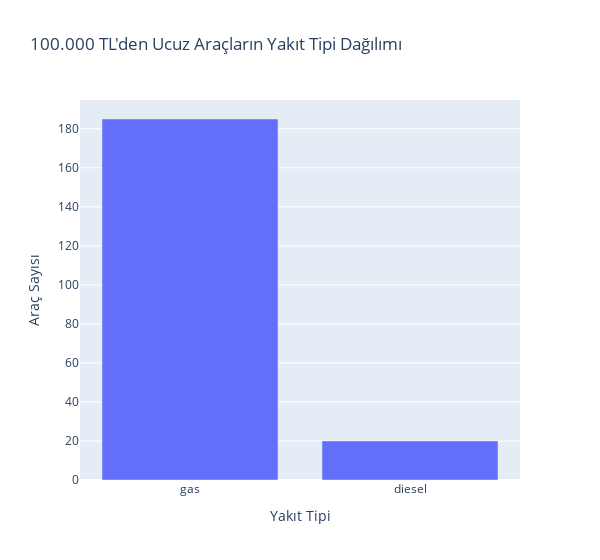
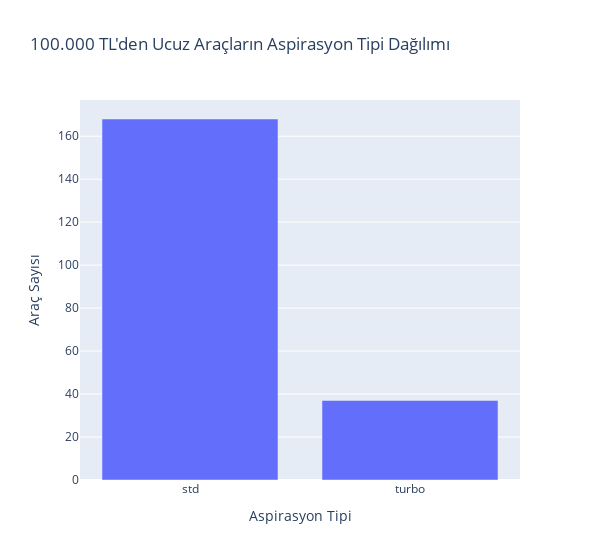
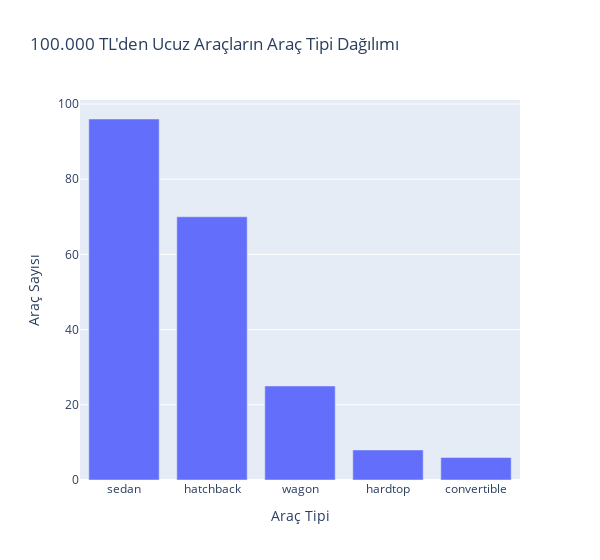
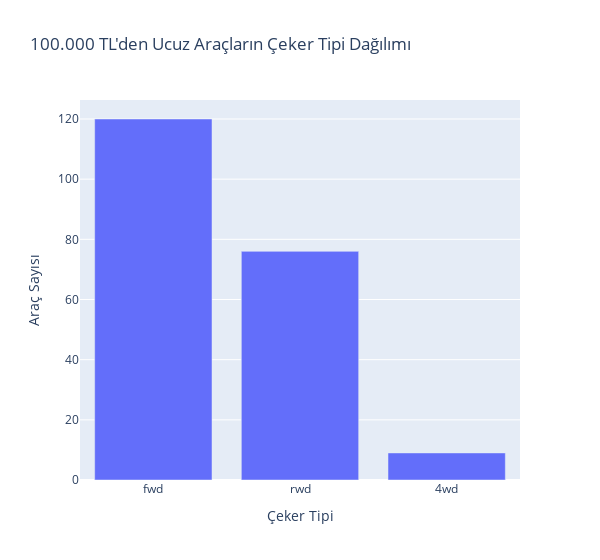

Notebook source saved alongside these figures, in order:
### Code cell
# En çok görülen ortak özellikleri bul (örneğin, fueltype, aspiration, carbody, vb.)
common_features = cheap_cars[['fueltype', 'aspiration', 'carbody', 'drivewheel']].mode().iloc[0]


fig = px.bar(
    cheap_cars,
    x=cheap_cars['fueltype'].value_counts().index,
    y=cheap_cars['fueltype'].value_counts().values,
    title='100.000 TL\'den Ucuz Araçların Yakıt Tipi Dağılımı',
    labels={'x': 'Yakıt Tipi', 'y': 'Araç Sayısı'},
    width = 600
)

fig.show()

fig = px.bar(
    cheap_cars,
    x=cheap_cars['aspiration'].value_counts().index,
    y=cheap_cars['aspiration'].value_counts().values,
    title='100.000 TL\'den Ucuz Araçların Aspirasyon Tipi Dağılımı',
    labels={'x': 'Aspirasyon Tipi', 'y': 'Araç Sayısı'},
    width = 600
)

fig.show()

fig = px.bar(
    cheap_cars,
    x=cheap_cars['carbody'].value_counts().index,
    y=cheap_cars['carbody'].value_counts().values,
    title='100.000 TL\'den Ucuz Araçların Araç Tipi Dağılımı',
    labels={'x': 'Araç Tipi', 'y': 'Araç Sayısı'},
    width = 600
)

fig.show()

fig = px.bar(
    cheap_cars,
    x=cheap_cars['drivewheel'].value_counts().index,
    y=cheap_cars['drivewheel'].value_counts().values,
    title='100.000 TL\'den Ucuz Araçların Çeker Tipi Dağılımı',
    labels={'x': 'Çeker Tipi', 'y': 'Araç Sayısı'},
    width = 600
)

fig.show()

### Figure 1 — Plotly figure (JSON) as saved in the notebook; plotly's stock layout.template omitted (floating-point values rounded to 4 significant figures)
{"data": [{"alignmentgroup": "True", "hovertemplate": "Yakıt Tipi=%{x}<br>Araç Sayısı=%{y}<extra></extra>", "legendgroup": "", "marker": {"color": "#636efa", "pattern": {"shape": ""}}, "name": "", "offsetgroup": "", "orientation": "v", "showlegend": false, "textposition": "auto", "type": "bar", "x": ["gas", "diesel"], "xaxis": "x", "y": [185, 20], "yaxis": "y"}], "layout": {"barmode": "relative", "legend": {"tracegroupgap": 0}, "title": {"text": "100.000 TL'den Ucuz Araçların Yakıt Tipi Dağılımı"}, "width": 600, "xaxis": {"anchor": "y", "domain": [0, 1], "title": {"text": "Yakıt Tipi"}}, "yaxis": {"anchor": "x", "domain": [0, 1], "title": {"text": "Araç Sayısı"}}}}

### Figure 2 — Plotly figure (JSON) as saved in the notebook; plotly's stock layout.template omitted (floating-point values rounded to 4 significant figures)
{"data": [{"alignmentgroup": "True", "hovertemplate": "Aspirasyon Tipi=%{x}<br>Araç Sayısı=%{y}<extra></extra>", "legendgroup": "", "marker": {"color": "#636efa", "pattern": {"shape": ""}}, "name": "", "offsetgroup": "", "orientation": "v", "showlegend": false, "textposition": "auto", "type": "bar", "x": ["std", "turbo"], "xaxis": "x", "y": [168, 37], "yaxis": "y"}], "layout": {"barmode": "relative", "legend": {"tracegroupgap": 0}, "title": {"text": "100.000 TL'den Ucuz Araçların Aspirasyon Tipi Dağılımı"}, "width": 600, "xaxis": {"anchor": "y", "domain": [0, 1], "title": {"text": "Aspirasyon Tipi"}}, "yaxis": {"anchor": "x", "domain": [0, 1], "title": {"text": "Araç Sayısı"}}}}

### Figure 3 — Plotly figure (JSON) as saved in the notebook; plotly's stock layout.template omitted (floating-point values rounded to 4 significant figures)
{"data": [{"alignmentgroup": "True", "hovertemplate": "Araç Tipi=%{x}<br>Araç Sayısı=%{y}<extra></extra>", "legendgroup": "", "marker": {"color": "#636efa", "pattern": {"shape": ""}}, "name": "", "offsetgroup": "", "orientation": "v", "showlegend": false, "textposition": "auto", "type": "bar", "x": ["sedan", "hatchback", "wagon", "hardtop", "convertible"], "xaxis": "x", "y": [96, 70, 25, 8, 6], "yaxis": "y"}], "layout": {"barmode": "relative", "legend": {"tracegroupgap": 0}, "title": {"text": "100.000 TL'den Ucuz Araçların Araç Tipi Dağılımı"}, "width": 600, "xaxis": {"anchor": "y", "domain": [0, 1], "title": {"text": "Araç Tipi"}}, "yaxis": {"anchor": "x", "domain": [0, 1], "title": {"text": "Araç Sayısı"}}}}

### Figure 4 — Plotly figure (JSON) as saved in the notebook; plotly's stock layout.template omitted (floating-point values rounded to 4 significant figures)
{"data": [{"alignmentgroup": "True", "hovertemplate": "Çeker Tipi=%{x}<br>Araç Sayısı=%{y}<extra></extra>", "legendgroup": "", "marker": {"color": "#636efa", "pattern": {"shape": ""}}, "name": "", "offsetgroup": "", "orientation": "v", "showlegend": false, "textposition": "auto", "type": "bar", "x": ["fwd", "rwd", "4wd"], "xaxis": "x", "y": [120, 76, 9], "yaxis": "y"}], "layout": {"barmode": "relative", "legend": {"tracegroupgap": 0}, "title": {"text": "100.000 TL'den Ucuz Araçların Çeker Tipi Dağılımı"}, "width": 600, "xaxis": {"anchor": "y", "domain": [0, 1], "title": {"text": "Çeker Tipi"}}, "yaxis": {"anchor": "x", "domain": [0, 1], "title": {"text": "Araç Sayısı"}}}}
